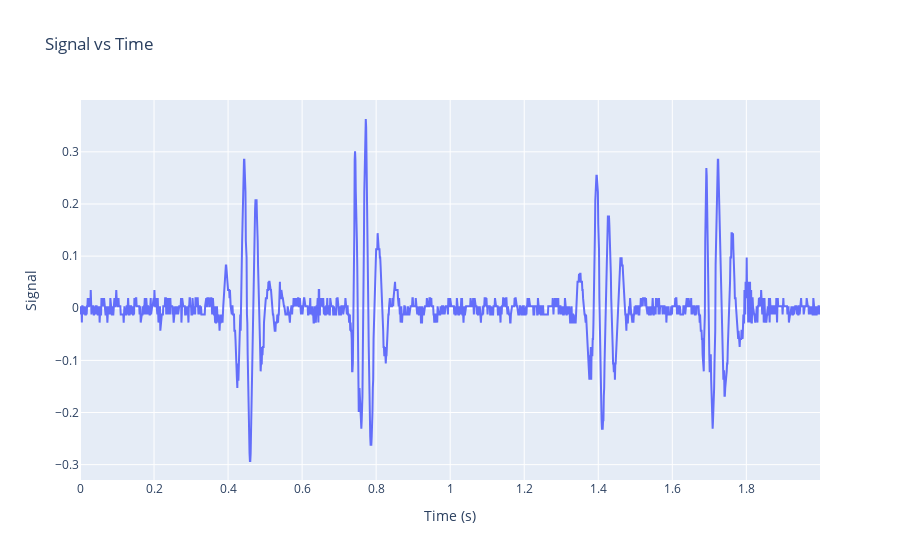

Notebook cell for this chart:
### Code cell
data = pd.read_csv("dataset_PCG 2.txt", sep='\t', header=None)

# Extract time (x-axis) and signal (y-axis)
x = data[0]
y = data[1]

# Create a plotly scatter plot
fig = go.Figure()
fig.add_trace(go.Scatter(x=x, y=y, mode='lines', name='Signal'))

# Customize the layout
fig.update_layout(
    title="Signal vs Time",
    xaxis_title="Time (s)",
    yaxis_title="Signal",
    template="plotly"
)

### Figure 1 — Plotly figure (JSON) as saved in the notebook; plotly's stock layout.template omitted (floating-point values rounded to 4 significant figures; data arrays with more than 128 entries replaced by an {"elided": "..."} marker saying what was removed)
{"data": [{"mode": "lines", "name": "Signal", "type": "scatter", "x": {"elided": "2000 float values"}, "y": {"elided": "2000 float values"}}], "layout": {"title": {"text": "Signal vs Time"}, "xaxis": {"title": {"text": "Time (s)"}}, "yaxis": {"title": {"text": "Signal"}}}}
